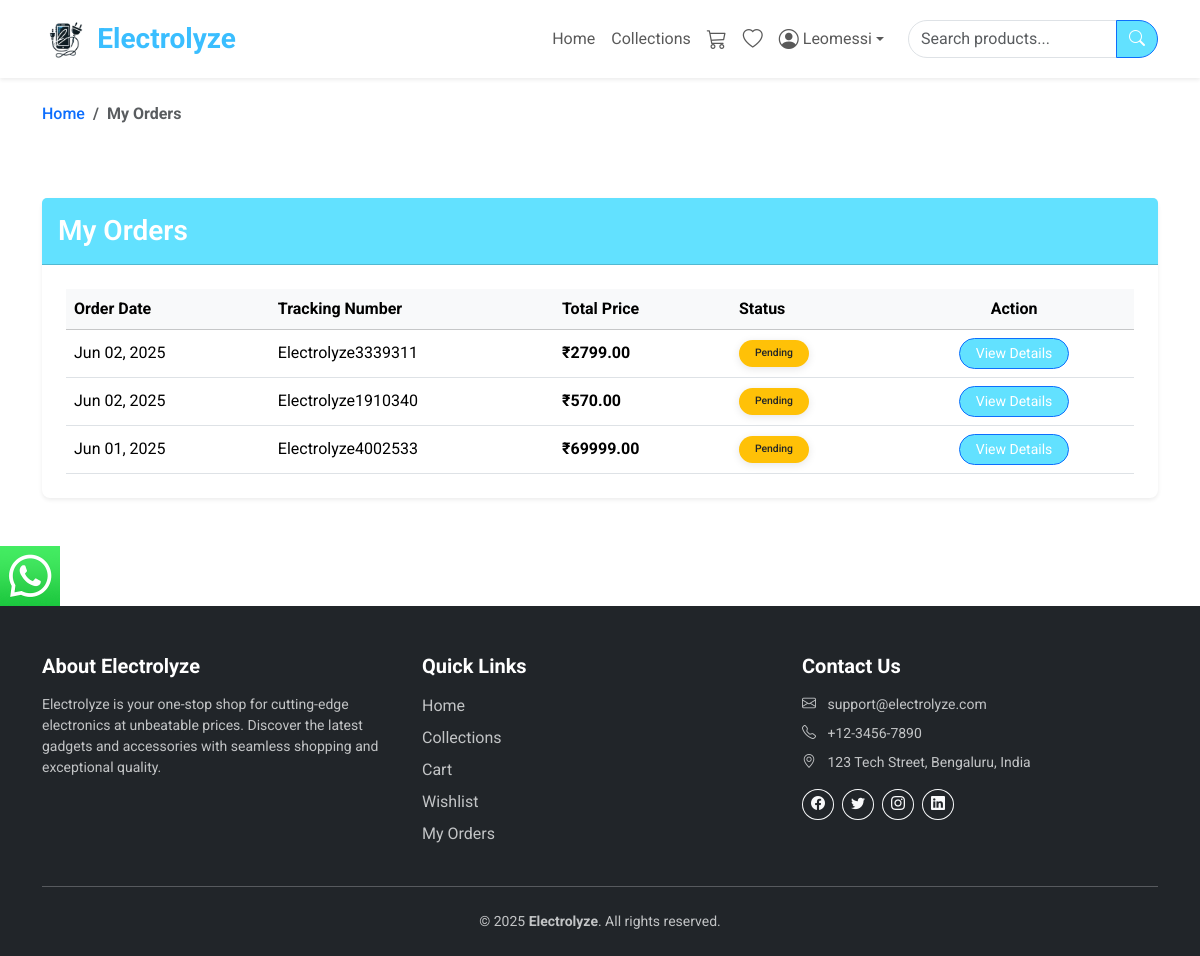
/store/order/ (signed in), run on the app's committed database.
### store/models.py (models this page shows, shortened)
class Order(models.Model):
    user = models.ForeignKey(User, on_delete=models.CASCADE)
    fname = models.CharField(max_length=100)
    lname = models.CharField(max_length=100)
    email = models.CharField(max_length=150)
    phone = models.CharField(max_length=100)
    address = models.TextField()
    city = models.CharField(max_length=100)
    state = models.CharField(max_length=100)
    country = models.CharField(max_length=100)
    pincode = models.CharField(max_length=50)
    total_price = models.FloatField()
    payment_mode = models.CharField(max_length=150)
    payment_id = models.CharField(max_length=100, null=True, blank=True)
    status = models.CharField(max_length=150, choices=ORDER_STATUS_CHOICES, default='Pending')
    message = models.TextField(blank=True, default='')
    tracking_no = models.CharField(max_length=100, null=True)
    created_at = models.DateTimeField(auto_now_add=True)
    updated_at = models.DateTimeField(auto_now=True)

### store/controller/order.py (the view)
# urls.py: path('order/', order.order_view, name='order'),
@login_required(login_url='store:loginpage')
def order_view(request):
    orders = Order.objects.filter(user=request.user).order_by('-created_at')
    return render(request, "store/order.html", {'orders': orders})

### templates/store/order.html (shortened to what this page needs)
{% extends 'store/layouts/main.html' %}
{% block content %}
<section class="py-4">
    <div class="container">
        <nav aria-label="breadcrumb">
            <ol class="breadcrumb mb-0">
                <li class="breadcrumb-item">
                    <a href="{% url 'store:home' %}" class="text-decoration-none text-primary fw-medium">Home</a>
                </li>
                <li class="breadcrumb-item active fw-bold" aria-current="page">My Orders</li>
            </ol>
        </nav>
    </div>
</section>
<section class="py-5">
    <div class="container">
        <div class="card border-0 shadow-sm rounded-3">
            <div class="card-header customclr text-white p-3">
                <h3 class="mb-0 fw-semibold">My Orders</h3>
            </div>
            <div class="card-body p-4">
                {% if orders %}
                    <div class="table-responsive">
                        <table class="table align-middle table-hover mb-0">
                            <thead class="table-light">
                                <tr>
                                    <th scope="col">Order Date</th>
                                    <th scope="col">Tracking Number</th>
                                    <th scope="col">Total Price</th>
                                    <th scope="col">Status</th>
                                    <th scope="col" class="text-center">Action</th>
                                </tr>
                            </thead>
                            <tbody>
                                {% for item in orders %}
                                    <tr>
                                        <td>{{ item.created_at|date:"M d, Y" }}</td>
                                        <td class="text-truncate" style="max-width: 150px;">{{ item.tracking_no }}</td>
                                        <td class="fw-bold">₹{{ item.total_price|floatformat:2 }}</td>
                                        <td>
                                            {% if item.status == 'Pending' %}
                                                <span class="badge bg-warning text-dark rounded-pill px-3 py-2 fw-medium">{{ item.status }}</span>
                                            {% elif item.status == 'Completed' %}
                                                <span class="badge bg-success rounded-pill px-3 py-2 fw-medium">{{ item.status }}</span>
                                            {% elif item.status == 'Cancelled' %}
                                                <span class="badge bg-danger rounded-pill px-3 py-2 fw-medium">{{ item.status }}</span>
                                            {% else %}
                                                <span class="badge bg-secondary rounded-pill px-3 py-2 fw-medium">{{ item.status }}</span>
                                            {% endif %}
                                        </td>
                                        <td class="text-center">
                                            <a href="{% url 'store:orderview' item.tracking_no %}"
                                               class="btn customclr btn-primary btn-sm rounded-pill px-3">
                                                View Details
                                            </a>
                                        </td>
                                    </tr>
                                {% endfor %}
                            </tbody>
                        </table>
                    </div>
                {% endif %}
            </div>
        </div>
    </div>
</section>
{% endblock %}

### templates/store/inc/navbar.html (shortened to what this page needs)
{% load static %}
<nav class="navbar navbar-expand-lg navbar-light bg-white shadow-sm py-3">
  <div class="container">
    <a class=" d-flex align-items-center" href="{% url 'store:home' %}">
      <img src="{% static 'images/elogo.png' %}" alt="Electrolyze Logo" style="height: 45px;" class="me-2">
      <span class="fs-3 fw-bold customclr1">Electrolyze</span>
    </a>
    <div class="collapse navbar-collapse" id="navbarMain">
      <ul class="navbar-nav ms-auto mb-2 mb-lg-0 align-items-lg-center">
        <li class="nav-item">
          <a class="nav-link {% if request.resolver_match.url_name == 'home' %}active fw-bold text-primary{% endif %}"
             href="{% url 'store:home' %}">Home</a>
        </li>
        <li class="nav-item">
          <a class="nav-link {% if request.resolver_match.url_name == 'collections' %}active fw-bold text-primary{% endif %}"
             href="{% url 'store:collections' %}">Collections</a>
        </li>
        <li class="nav-item">
          <a class="nav-link position-relative" href="{% url 'store:cart' %}">
            <i class="bi bi-cart3 fs-5"></i>
          </a>
        </li>
        <li class="nav-item">
          <a class="nav-link" href="{% url 'store:wishlist' %}">
            <i class="bi bi-heart fs-5"></i>
          </a>
        </li>
        {% if request.user.is_authenticated %}
          <li class="nav-item dropdown">
            <a class="nav-link dropdown-toggle d-flex align-items-center" href="#"
               id="userDropdown" role="button" data-bs-toggle="dropdown" aria-expanded="false">
              <i class="bi bi-person-circle me-1 fs-5"></i>
              <span>{{ request.user }}</span>
            </a>
          </li>
        {% endif %}
      </ul>
      <form class="d-flex ms-lg-3 mt-3 mt-lg-0" method="GET" action="{% url 'store:search_result' %}" role="search">
        <div class="input-group">
          <input class="form-control search-input rounded-start-pill" id="search" type="search" name="search"
                 placeholder="Search products..." aria-label="Search">
          <button class="btn customclr btn-primary search-button rounded-end-pill" type="submit" id="search_submit">
            <i class="bi bi-search"></i>
          </button>
        </div>
      </form>
    </div>
  </div>
</nav>

### store/static/css/style.css (style rules this page uses)
.customclr { background-color: #62E1FF; }
.customclr1 { color: #3ABEFF; }
.card { transition: transform 0.3s ease-in-out, box-shadow 0.3s ease-in-out; }
.btn { transition: all 0.3s ease; }
.navbar { transition: box-shadow 0.3s ease; }
.nav-link { transition: color 0.3s ease; }
.badge { font-size: 0.65rem; padding: 0.3em 0.5em; box-shadow: 0 2px 8px rgba(0,0,0,0.1); }
.input-group button { user-select: none; }

### templates/store/layouts/main.html (style rules this page uses)
a { text-decoration: none; }
* { font-family: 'Roboto', sans-serif; }

### data on the page
Order: created_at "Jun 02, 2025", tracking_no "Electrolyze3339311", total_price "2799.00", status "Pending"
Order: created_at "Jun 02, 2025", tracking_no "Electrolyze1910340", total_price "570.00", status "Pending"
Order: created_at "Jun 01, 2025", tracking_no "Electrolyze4002533", total_price "69999.00", status "Pending"

### other printed values
{{ request.user }} "Leomessi"
